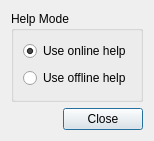
<?xml version="1.0" encoding="UTF-8"?>
<ui version="4.0">
 <author>Anton Rau</author>
 <class>SettingsDialog</class>
 <widget class="QDialog" name="SettingsDialog">
  <property name="geometry">
   <rect>
    <x>0</x>
    <y>0</y>
    <width>149</width>
    <height>141</height>
   </rect>
  </property>
  <property name="windowTitle">
   <string>Settings</string>
  </property>
  <layout class="QVBoxLayout" name="verticalLayout">
   <item>
    <widget class="QGroupBox" name="groupBoxHelpMode">
     <property name="title">
      <string>Help Mode</string>
     </property>
     <layout class="QVBoxLayout" name="verticalLayout_2">
      <item>
       <widget class="QRadioButton" name="radioButtonOnline">
        <property name="text">
         <string>Use online help</string>
        </property>
        <property name="checked">
         <bool>true</bool>
        </property>
       </widget>
      </item>
      <item>
       <widget class="QRadioButton" name="radioButtonOffline">
        <property name="text">
         <string>Use offline help</string>
        </property>
       </widget>
      </item>
     </layout>
    </widget>
   </item>
   <item>
    <widget class="QDialogButtonBox" name="buttonBox">
     <property name="orientation">
      <enum>Qt::Orientation::Horizontal</enum>
     </property>
     <property name="standardButtons">
      <set>QDialogButtonBox::StandardButton::Close</set>
     </property>
    </widget>
   </item>
  </layout>
 </widget>
 <resources/>
 <connections>
  <connection>
   <sender>buttonBox</sender>
   <signal>accepted()</signal>
   <receiver>SettingsDialog</receiver>
   <slot>accept()</slot>
   <hints>
    <hint type="sourcelabel">
     <x>248</x>
     <y>254</y>
    </hint>
    <hint type="destinationlabel">
     <x>157</x>
     <y>274</y>
    </hint>
   </hints>
  </connection>
  <connection>
   <sender>buttonBox</sender>
   <signal>rejected()</signal>
   <receiver>SettingsDialog</receiver>
   <slot>reject()</slot>
   <hints>
    <hint type="sourcelabel">
     <x>316</x>
     <y>260</y>
    </hint>
    <hint type="destinationlabel">
     <x>286</x>
     <y>274</y>
    </hint>
   </hints>
  </connection>
 </connections>
</ui>
